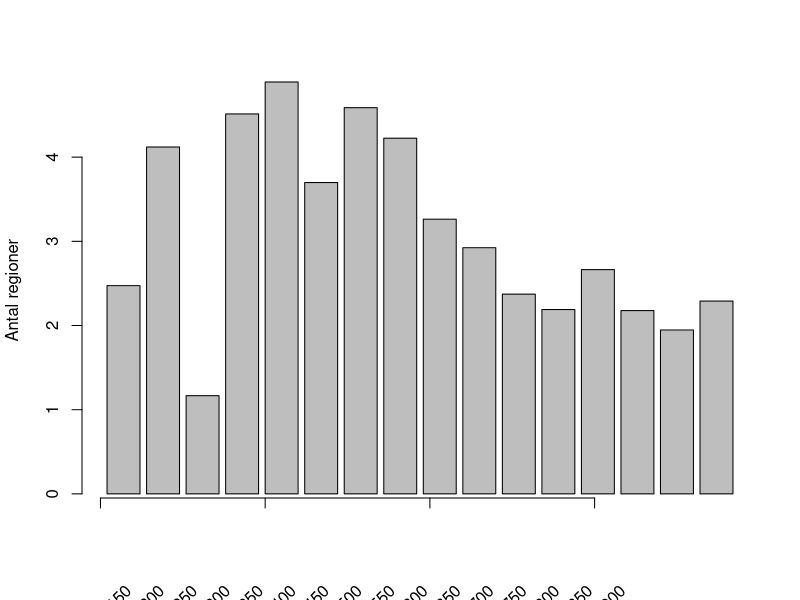
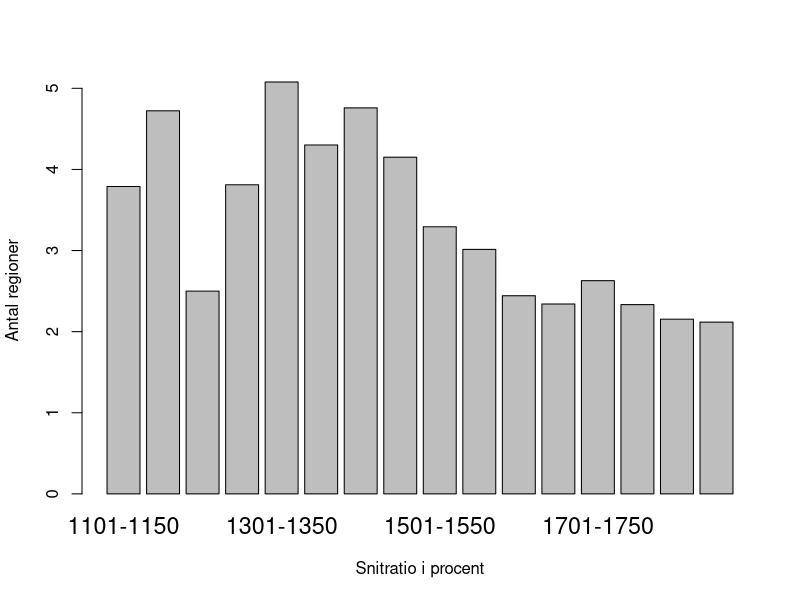
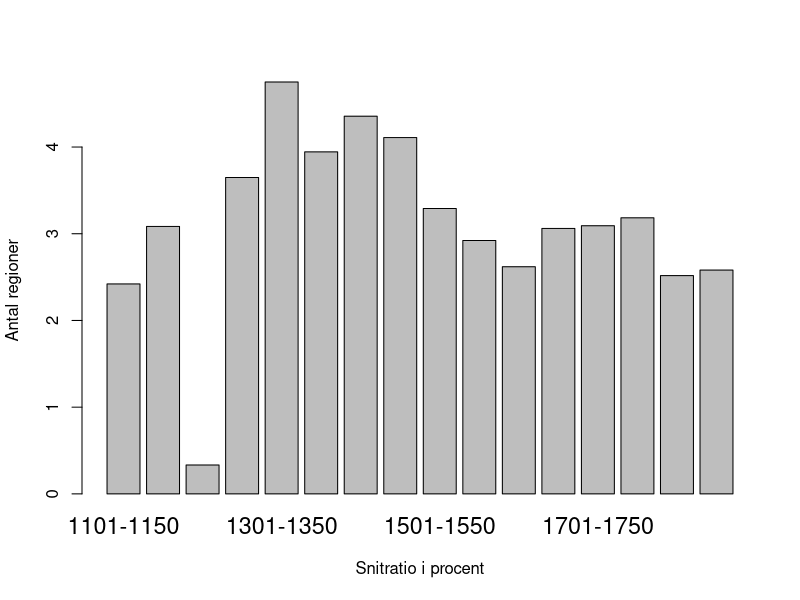
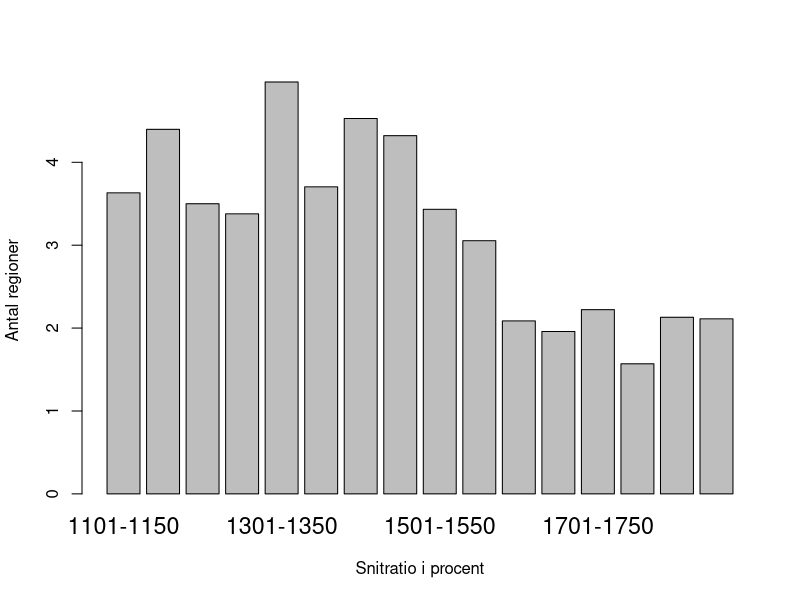

R code for these plots, in order:
d0 <- read.table("csv/yearcut0.csv", sep=",",header=TRUE)
d1 <- read.table("csv/yearcut1.csv", sep=",",header=TRUE)
d2 <- read.table("csv/yearcut2.csv", sep=",",header=TRUE)
d3 <- read.table("csv/yearcut3.csv", sep=",",header=TRUE)

png("billeder/yearcut0.png", height = 480, width = 800)
#barplot(d0$interessante.regioner,beside=TRUE,names=d0$ratios, angle = 45, cex.axis=1.0, cex.names = 1.4, xlab = "Snitratio i procent", ylab = "Antal regioner"  )
 ## Increase bottom margin to make room for rotated labels
     #par(mar = c(7, 5, 5, 5) + 0.1)
     ## Create plot with no x axis and no x axis label
     barplot(d0$interessante.regioner,beside=TRUE, angle = 45, cex.axis=1.0, cex.names = 1.4, ylab = "Antal regioner"  , xaxt = "n",  xlab = "")
     ## Set up x axis with tick marks alone
     axis(1, labels = FALSE)
     ## Create some text labels
	 labels <- paste(names=d0$ratios, sep = " ")
#     labels <- paste("Label", 1:8, sep = " ")
     ## Plot x axis labels at default tick marks
     text(1:16, par("usr")[3]-1, srt = 45, adj = 1.1,
          labels = labels, xpd = TRUE)
     ## Plot x axis label at line 6 (of 7)
     mtext(1, text = "År", line = 6)
dev.off()
png("billeder/yearcut1.png", height = 480, width = 800)
barplot(d1$interessante.regioner,beside=TRUE,names=d1$ratios, cex.axis=1.0,  cex.names = 1.4, xlab = "Snitratio i procent", ylab = "Antal regioner"  )
dev.off()
png("billeder/yearcut2.png", height = 480, width = 800)
barplot(d2$interessante.regioner,beside=TRUE,names=d2$ratios, cex.axis=1.0, cex.names = 1.4, xlab = "Snitratio i procent", ylab = "Antal regioner"  )
dev.off()
png("billeder/yearcut3.png", height = 480, width = 800)
barplot(d3$interessante.regioner,beside=TRUE,names=d3$ratios, cex.axis=1.0,  cex.names = 1.4, xlab = "Snitratio i procent", ylab = "Antal regioner"  )
dev.off()
q()
